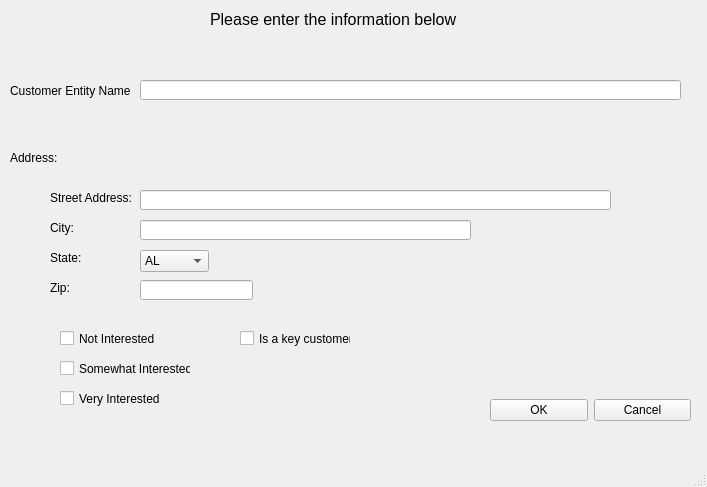
<?xml version="1.0" encoding="UTF-8"?>
<ui version="4.0">
 <class>AddCustomerWindow</class>
 <widget class="QMainWindow" name="AddCustomerWindow">
  <property name="geometry">
   <rect>
    <x>0</x>
    <y>0</y>
    <width>707</width>
    <height>487</height>
   </rect>
  </property>
  <property name="windowTitle">
   <string>MainWindow</string>
  </property>
  <widget class="QWidget" name="centralwidget">
   <widget class="QLabel" name="label">
    <property name="geometry">
     <rect>
      <x>210</x>
      <y>10</y>
      <width>251</width>
      <height>20</height>
     </rect>
    </property>
    <property name="text">
     <string>&lt;html&gt;&lt;head/&gt;&lt;body&gt;&lt;p&gt;&lt;span style=&quot; font-size:12pt;&quot;&gt;Please enter the information below&lt;/span&gt;&lt;/p&gt;&lt;/body&gt;&lt;/html&gt;</string>
    </property>
   </widget>
   <widget class="QLabel" name="Customer_Label">
    <property name="geometry">
     <rect>
      <x>10</x>
      <y>80</y>
      <width>121</width>
      <height>21</height>
     </rect>
    </property>
    <property name="text">
     <string>Customer Entity Name:</string>
    </property>
   </widget>
   <widget class="QLineEdit" name="NameLineEdit">
    <property name="geometry">
     <rect>
      <x>140</x>
      <y>80</y>
      <width>541</width>
      <height>20</height>
     </rect>
    </property>
   </widget>
   <widget class="QLabel" name="label_3">
    <property name="geometry">
     <rect>
      <x>10</x>
      <y>150</y>
      <width>51</width>
      <height>16</height>
     </rect>
    </property>
    <property name="text">
     <string>Address:</string>
    </property>
   </widget>
   <widget class="QLabel" name="Street_Label">
    <property name="geometry">
     <rect>
      <x>50</x>
      <y>190</y>
      <width>81</width>
      <height>16</height>
     </rect>
    </property>
    <property name="text">
     <string>Street Address:</string>
    </property>
   </widget>
   <widget class="QLabel" name="City_Label">
    <property name="geometry">
     <rect>
      <x>50</x>
      <y>220</y>
      <width>31</width>
      <height>16</height>
     </rect>
    </property>
    <property name="text">
     <string>City:</string>
    </property>
   </widget>
   <widget class="QLabel" name="label_2">
    <property name="geometry">
     <rect>
      <x>50</x>
      <y>250</y>
      <width>31</width>
      <height>16</height>
     </rect>
    </property>
    <property name="text">
     <string>State:</string>
    </property>
   </widget>
   <widget class="QLabel" name="Zip_Label">
    <property name="geometry">
     <rect>
      <x>50</x>
      <y>280</y>
      <width>31</width>
      <height>16</height>
     </rect>
    </property>
    <property name="text">
     <string>Zip:</string>
    </property>
   </widget>
   <widget class="QLineEdit" name="StreetLineEdit">
    <property name="geometry">
     <rect>
      <x>140</x>
      <y>190</y>
      <width>471</width>
      <height>20</height>
     </rect>
    </property>
   </widget>
   <widget class="QLineEdit" name="CityLineEdit">
    <property name="geometry">
     <rect>
      <x>140</x>
      <y>220</y>
      <width>331</width>
      <height>20</height>
     </rect>
    </property>
   </widget>
   <widget class="QComboBox" name="statecomboBox">
    <property name="geometry">
     <rect>
      <x>140</x>
      <y>250</y>
      <width>69</width>
      <height>22</height>
     </rect>
    </property>
    <item>
     <property name="text">
      <string>AL</string>
     </property>
    </item>
    <item>
     <property name="text">
      <string>AK</string>
     </property>
    </item>
    <item>
     <property name="text">
      <string>AZ</string>
     </property>
    </item>
    <item>
     <property name="text">
      <string>AR</string>
     </property>
    </item>
    <item>
     <property name="text">
      <string>CA</string>
     </property>
    </item>
    <item>
     <property name="text">
      <string>CO</string>
     </property>
    </item>
    <item>
     <property name="text">
      <string>CT</string>
     </property>
    </item>
    <item>
     <property name="text">
      <string>DE</string>
     </property>
    </item>
    <item>
     <property name="text">
      <string>FL</string>
     </property>
    </item>
    <item>
     <property name="text">
      <string>GA</string>
     </property>
    </item>
    <item>
     <property name="text">
      <string>HI</string>
     </property>
    </item>
    <item>
     <property name="text">
      <string>ID</string>
     </property>
    </item>
    <item>
     <property name="text">
      <string>IL</string>
     </property>
    </item>
    <item>
     <property name="text">
      <string>IN</string>
     </property>
    </item>
    <item>
     <property name="text">
      <string>IA</string>
     </property>
    </item>
    <item>
     <property name="text">
      <string>KS</string>
     </property>
    </item>
    <item>
     <property name="text">
      <string>KY</string>
     </property>
    </item>
    <item>
     <property name="text">
      <string>LA</string>
     </property>
    </item>
    <item>
     <property name="text">
      <string>ME</string>
     </property>
    </item>
    <item>
     <property name="text">
      <string>MD</string>
     </property>
    </item>
    <item>
     <property name="text">
      <string>MA</string>
     </property>
    </item>
    <item>
     <property name="text">
      <string>MI</string>
     </property>
    </item>
    <item>
     <property name="text">
      <string>MN</string>
     </property>
    </item>
    <item>
     <property name="text">
      <string>MS</string>
     </property>
    </item>
    <item>
     <property name="text">
      <string>MO</string>
     </property>
    </item>
    <item>
     <property name="text">
      <string>MT</string>
     </property>
    </item>
    <item>
     <property name="text">
      <string>NE</string>
     </property>
    </item>
    <item>
     <property name="text">
      <string>NV</string>
     </property>
    </item>
    <item>
     <property name="text">
      <string>NH</string>
     </property>
    </item>
    <item>
     <property name="text">
      <string>NJ</string>
     </property>
    </item>
    <item>
     <property name="text">
      <string>NM</string>
     </property>
    </item>
    <item>
     <property name="text">
      <string>NY</string>
     </property>
    </item>
    <item>
     <property name="text">
      <string>NC</string>
     </property>
    </item>
    <item>
     <property name="text">
      <string>ND</string>
     </property>
    </item>
    <item>
     <property name="text">
      <string>OH</string>
     </property>
    </item>
    <item>
     <property name="text">
      <string>OK</string>
     </property>
    </item>
    <item>
     <property name="text">
      <string>OR</string>
     </property>
    </item>
    <item>
     <property name="text">
      <string>PA</string>
     </property>
    </item>
    <item>
     <property name="text">
      <string>RI</string>
     </property>
    </item>
    <item>
     <property name="text">
      <string>SC</string>
     </property>
    </item>
    <item>
     <property name="text">
      <string>SD</string>
     </property>
    </item>
    <item>
     <property name="text">
      <string>TN</string>
     </property>
    </item>
    <item>
     <property name="text">
      <string>TX</string>
     </property>
    </item>
    <item>
     <property name="text">
      <string>UT</string>
     </property>
    </item>
    <item>
     <property name="text">
      <string>VT</string>
     </property>
    </item>
    <item>
     <property name="text">
      <string>VA</string>
     </property>
    </item>
    <item>
     <property name="text">
      <string>WA</string>
     </property>
    </item>
    <item>
     <property name="text">
      <string>WV</string>
     </property>
    </item>
    <item>
     <property name="text">
      <string>WI</string>
     </property>
    </item>
    <item>
     <property name="text">
      <string>WY</string>
     </property>
    </item>
   </widget>
   <widget class="QLineEdit" name="ZipLineEdit">
    <property name="geometry">
     <rect>
      <x>140</x>
      <y>280</y>
      <width>113</width>
      <height>20</height>
     </rect>
    </property>
   </widget>
   <widget class="QWidget" name="horizontalLayoutWidget">
    <property name="geometry">
     <rect>
      <x>490</x>
      <y>380</y>
      <width>201</width>
      <height>61</height>
     </rect>
    </property>
    <layout class="QHBoxLayout" name="horizontalLayout">
     <item>
      <widget class="QPushButton" name="acceptButton">
       <property name="enabled">
        <bool>true</bool>
       </property>
       <property name="text">
        <string>OK</string>
       </property>
      </widget>
     </item>
     <item>
      <widget class="QPushButton" name="rejectButton">
       <property name="text">
        <string>Cancel</string>
       </property>
      </widget>
     </item>
    </layout>
   </widget>
   <widget class="QCheckBox" name="not_interested_radio">
    <property name="geometry">
     <rect>
      <x>60</x>
      <y>330</y>
      <width>101</width>
      <height>17</height>
     </rect>
    </property>
    <property name="text">
     <string>Not Interested</string>
    </property>
   </widget>
   <widget class="QCheckBox" name="some_interested_radio">
    <property name="geometry">
     <rect>
      <x>60</x>
      <y>360</y>
      <width>131</width>
      <height>17</height>
     </rect>
    </property>
    <property name="text">
     <string>Somewhat Interested</string>
    </property>
   </widget>
   <widget class="QCheckBox" name="very_interested_radio">
    <property name="geometry">
     <rect>
      <x>60</x>
      <y>390</y>
      <width>131</width>
      <height>17</height>
     </rect>
    </property>
    <property name="text">
     <string>Very Interested</string>
    </property>
   </widget>
   <widget class="QCheckBox" name="IsKey_CheckBox">
    <property name="geometry">
     <rect>
      <x>240</x>
      <y>330</y>
      <width>111</width>
      <height>17</height>
     </rect>
    </property>
    <property name="text">
     <string>Is a key customer</string>
    </property>
   </widget>
   <widget class="QLabel" name="check_label">
    <property name="geometry">
     <rect>
      <x>200</x>
      <y>380</y>
      <width>191</width>
      <height>31</height>
     </rect>
    </property>
    <property name="text">
     <string/>
    </property>
   </widget>
  </widget>
  <widget class="QMenuBar" name="menubar">
   <property name="geometry">
    <rect>
     <x>0</x>
     <y>0</y>
     <width>707</width>
     <height>21</height>
    </rect>
   </property>
  </widget>
  <widget class="QStatusBar" name="statusbar"/>
 </widget>
 <resources/>
 <connections/>
</ui>
